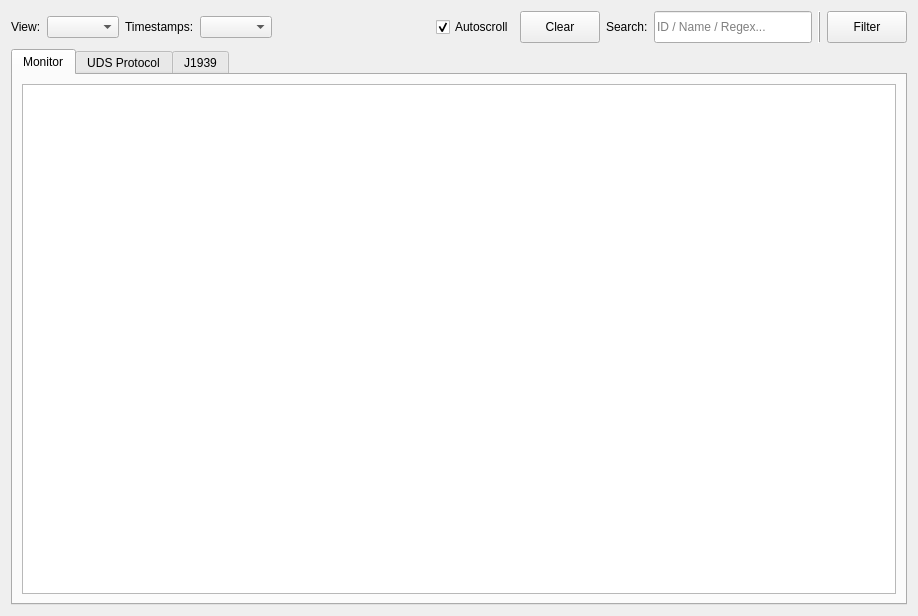
<?xml version="1.0" encoding="UTF-8"?>
<ui version="4.0">
 <class>TraceWindow</class>
 <widget class="QWidget" name="TraceWindow">
  <property name="geometry">
   <rect>
    <x>0</x>
    <y>0</y>
    <width>918</width>
    <height>616</height>
   </rect>
  </property>
  <property name="windowTitle">
   <string>Trace View</string>
  </property>
  <layout class="QVBoxLayout" name="verticalLayout">
   <item>
    <widget class="QWidget" name="widget" native="true">
     <layout class="QHBoxLayout" name="horizontalLayout">
      <property name="leftMargin">
       <number>0</number>
      </property>
      <property name="topMargin">
       <number>0</number>
      </property>
      <property name="rightMargin">
       <number>0</number>
      </property>
      <property name="bottomMargin">
       <number>0</number>
      </property>
      <item>
       <widget class="QLabel" name="label_3">
        <property name="text">
         <string>View:</string>
        </property>
       </widget>
      </item>
      <item>
       <widget class="QComboBox" name="cbViewMode"/>
      </item>
      <item>
       <widget class="QLabel" name="label">
        <property name="text">
         <string>Timestamps:</string>
        </property>
       </widget>
      </item>
      <item>
       <widget class="QComboBox" name="cbTimestampMode"/>
      </item>
      <item>
       <spacer name="horizontalSpacer">
        <property name="orientation">
         <enum>Qt::Horizontal</enum>
        </property>
        <property name="sizeHint" stdset="0">
         <size>
          <width>36</width>
          <height>20</height>
         </size>
        </property>
       </spacer>
      </item>
      <item>
       <widget class="QCheckBox" name="cbAutoscroll">
        <property name="text">
         <string>Autoscroll</string>
        </property>
        <property name="checked">
         <bool>true</bool>
        </property>
       </widget>
      </item>
      <item>
       <widget class="QPushButton" name="TraceClearpushButton">
        <property name="minimumSize">
         <size>
          <width>0</width>
          <height>32</height>
         </size>
        </property>
        <property name="text">
         <string>Clear</string>
        </property>
        <property name="icon">
         <iconset theme="user-trash-full">
          <normaloff>.</normaloff>.</iconset>
        </property>
        <property name="iconSize">
         <size>
          <width>18</width>
          <height>18</height>
         </size>
        </property>
       </widget>
      </item>
      <item>
       <widget class="QLabel" name="label_2">
        <property name="text">
         <string>Search:</string>
        </property>
       </widget>
      </item>
      <item>
       <widget class="QLineEdit" name="filterLineEdit">
        <property name="minimumSize">
         <size>
          <width>0</width>
          <height>32</height>
         </size>
        </property>
        <property name="maximumSize">
         <size>
          <width>220</width>
          <height>16777215</height>
         </size>
        </property>
        <property name="toolTip">
         <string>Filter rows by CAN ID, message name, data, or regular expression</string>
        </property>
        <property name="statusTip">
         <string/>
        </property>
        <property name="placeholderText">
         <string>ID / Name / Regex...</string>
        </property>
       </widget>
      </item>
      <item>
       <widget class="Line" name="line">
        <property name="font">
         <font>
          <bold>true</bold>
         </font>
        </property>
        <property name="frameShadow">
         <enum>QFrame::Raised</enum>
        </property>
        <property name="orientation">
         <enum>Qt::Vertical</enum>
        </property>
       </widget>
      </item>
      <item>
       <widget class="QPushButton" name="filterButton">
        <property name="minimumSize">
         <size>
          <width>0</width>
          <height>32</height>
         </size>
        </property>
        <property name="text">
         <string>Filter</string>
        </property>
        <!-- Icon is set in TraceWindow::applyIcons() so it follows the palette. -->
        <property name="iconSize">
         <size>
          <width>18</width>
          <height>18</height>
         </size>
        </property>
       </widget>
      </item>
     </layout>
    </widget>
   </item>
   <item>
    <widget class="QTabWidget" name="tabs">
     <property name="currentIndex">
      <number>0</number>
     </property>
     <widget class="QWidget" name="tabAgg">
      <attribute name="title">
       <string>Monitor</string>
      </attribute>
      <layout class="QVBoxLayout" name="verticalLayout_2">
       <item>
        <widget class="QTreeView" name="treeAgg">
         <property name="verticalScrollMode">
          <enum>QAbstractItemView::ScrollPerPixel</enum>
         </property>
        </widget>
       </item>
      </layout>
     </widget>
     <widget class="QWidget" name="tabUds">
      <attribute name="title">
       <string>UDS Protocol</string>
      </attribute>
      <layout class="QVBoxLayout" name="verticalLayout_3">
       <item>
        <widget class="QTreeView" name="treeUds">
         <property name="verticalScrollMode">
          <enum>QAbstractItemView::ScrollPerPixel</enum>
         </property>
        </widget>
       </item>
      </layout>
     </widget>
     <widget class="QWidget" name="tabJ1939">
      <attribute name="title">
       <string>J1939</string>
      </attribute>
      <layout class="QVBoxLayout" name="verticalLayout_4">
       <item>
        <widget class="QTreeView" name="treeJ1939">
         <property name="verticalScrollMode">
          <enum>QAbstractItemView::ScrollPerPixel</enum>
         </property>
        </widget>
       </item>
      </layout>
     </widget>
    </widget>
   </item>
  </layout>
 </widget>
 <resources>
  <include location="../../cangaroo.qrc"/>
 </resources>
 <connections/>
</ui>
